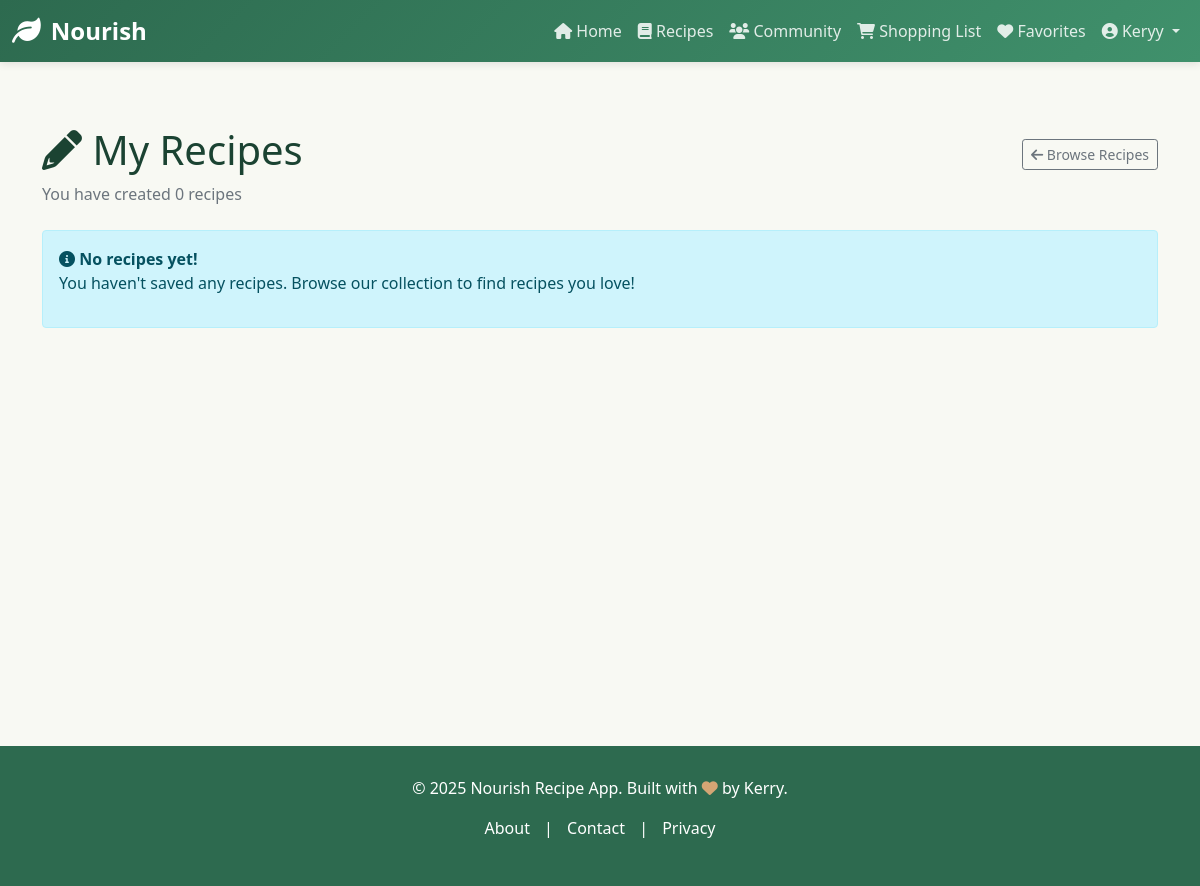
Before: /my-recipes/ (signed in) with the older database file.
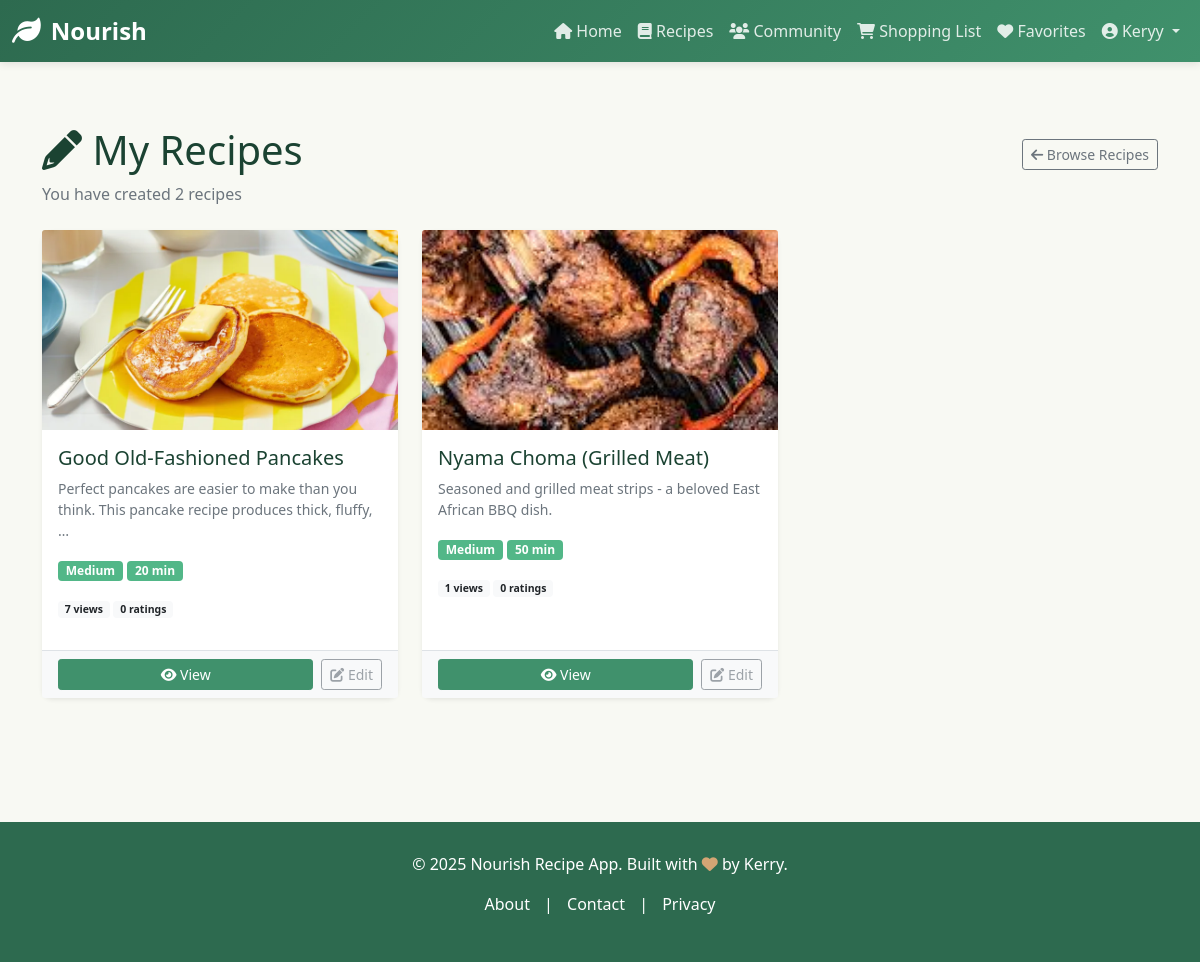
After: the same page with the newer database file.
### ingredient/models.py (models this page shows, shortened)
class Recipe(models.Model):
  DIFFICULTY_CHOICES = [
      ('easy', 'Easy'),
      ('medium', 'Medium'),
      ('hard', 'Hard'),
  ]
  CATEGORY_CHOICES = [
      ('breakfast', 'Breakfast'),
      ('lunch', 'Lunch'),
      ('dinner', 'Dinner'),
      ('snack', 'Snack'),
      ('dessert', 'Dessert'),
      ('beverage', 'Beverage'),
      ('other', 'Other'),
  ]
  title = models.CharField(max_length=255)
  description = models.TextField(blank=True)
  prep_time = models.IntegerField(default=15, help_text="minutes")
  cook_time = models.IntegerField(default=30, help_text="minutes")
  servings = models.IntegerField(default=4)
  difficulty = models.CharField(max_length=50, choices=DIFFICULTY_CHOICES, default='medium')
  category = models.CharField(max_length=50, choices=CATEGORY_CHOICES, default='other')
  image = models.ImageField(upload_to='recipe_images/', blank=True, null=True)
  created_by = models.ForeignKey(User, on_delete=models.CASCADE, related_name='recipes', null=True, blank=True)
  created_at = models.DateTimeField(auto_now_add=True)
  updated_at = models.DateTimeField(auto_now=True)
  is_published = models.BooleanField(default=True)
  views_count = models.IntegerField(default=0)
  class Meta:
    ordering = ['-created_at']

### ingredient/views.py (the view)
# urls.py: path('my-recipes/', ingredient_views.my_recipes, name='my_recipes'),
@login_required(login_url='login')
def my_recipes(request):
  recipes = Recipe.objects.filter(created_by=request.user)
  return render(request, 'my_recipes.html', {'recipes': recipes})

### ingredient/templates/my_recipes.html (shortened to what this page needs)
{% extends 'base.html' %}
{% load static %}
{% block content %}
<div class="mb-4">
    <div class="d-flex justify-content-between align-items-center">
        <h1><i class="fas fa-pencil"></i> My Recipes</h1>
        <a href="{% url 'home' %}" class="btn btn-outline-secondary btn-sm">
            <i class="fas fa-arrow-left"></i> Browse Recipes
        </a>
    </div>
    <p class="text-muted">You have created {{ recipes|length }} recipe{{ recipes|length|pluralize }}</p>
</div>
{% if recipes %}
<div class="row">
    {% for recipe in recipes %}
    <div class="col-md-6 col-lg-4 mb-4">
        <div class="card h-100 border-0 shadow-sm">
            {% if recipe.image %}
            {% if 'recipe_images/' in recipe.image.name %}
            <img src="{{ recipe.image.url }}" class="card-img-top" alt="{{ recipe.title }}"
                style="height: 200px; object-fit: cover;">
            {% else %}
            <img src="{% static 'images/' %}{{ recipe.image }}" class="card-img-top" alt="{{ recipe.title }}"
                style="height: 200px; object-fit: cover;">
            {% endif %}
            {% else %}
            <div class="card-img-top bg-light d-flex align-items-center justify-content-center" style="height: 200px;">
                <i class="fas fa-utensils fa-3x text-muted"></i>
            </div>
            {% endif %}
            <div class="card-body">
                <h5 class="card-title">{{ recipe.title }}</h5>
                <p class="card-text text-muted small">{{ recipe.description|truncatewords:15 }}</p>
                <div class="recipe-meta mb-3">
                    <span class="badge bg-success">{{ recipe.difficulty|title }}</span>
                    <span class="badge bg-success">{{ recipe.prep_time|add:recipe.cook_time }} min</span>
                </div>
                <p class="small">
                    <span class="badge bg-light text-dark">{{ recipe.views_count }} views</span>
                    <span class="badge bg-light text-dark">{{ recipe.ratings.count }} ratings</span>
                </p>
            </div>
            <div class="card-footer bg-light border-top">
                <div class="d-flex gap-2">
                    <a href="{% url 'recipe_detail' recipe.id %}" class="btn btn-sm btn-primary flex-grow-1">
                        <i class="fas fa-eye"></i> View
                    </a>
                    <button class="btn btn-sm btn-outline-secondary" disabled>
                        <i class="fas fa-edit"></i> Edit
                    </button>
                </div>
            </div>
        </div>
    </div>
    {% endfor %}
</div>
{% else %}
<div class="alert alert-info" role="alert">
    <i class="fas fa-info-circle"></i> <strong>No recipes yet!</strong>
    <p>You haven't saved any recipes. Browse our collection to find recipes you love!</p>
</div>
{% endif %}
{% endblock %}

Changed rows visible on the page:
added Recipe: image (picture), title "Good Old-Fashioned Pancakes", description "Perfect pancakes are easier to make than you think. This pancake recipe produces thick, fluffy, …", difficulty "Medium", prep_time|add "20", views_count "7", ratings.count "0"
now on this page (row edited): Recipe: image (picture), title "Nyama Choma (Grilled Meat)", description "Seasoned and grilled meat strips - a beloved East African BBQ dish.", difficulty "Medium", prep_time|add "50", views_count "1", ratings.count "0"
Other visible differences:
{{ recipes|length }}: "0" → "2"
text no longer shown: "No recipes yet! You haven't saved any recipes. Browse our collection to find recipes you love!"
